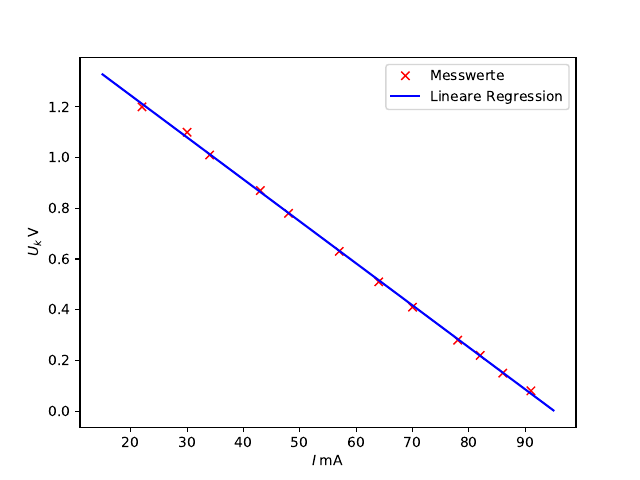

Python code for this plot:
import numpy as np
from scipy.optimize import curve_fit
import matplotlib.pyplot as plt
from uncertainties import ufloat

y, x = np.genfromtxt('werte1.txt', unpack=True)


def f(x, a, b):
    return a*x - b

params, cov = curve_fit(f, x, y)
errors = np.sqrt(np.diag(cov))
#print('a= ',params[0],' +- ', errors[0],
#'& b= ', params[1],' +- ', errors[1])
print('a =', params[0], '±', errors[0])
print('b =', params[1], '±', errors[1])

t= np.linspace(15, 95)

plt.plot (x,y, 'rx', label='Messwerte')
plt.plot(t, f(t, *params), 'b-' ,label='Lineare Regression')
plt.ylabel(r'$ U_{k} \: \mathrm{volt}$')
plt.xlabel (r'$I \: \mathrm{mA} $')
plt.legend ()
plt.savefig('plot1.pdf')
